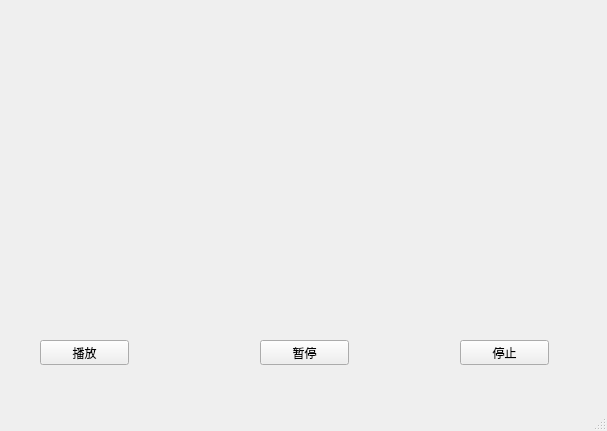
<?xml version="1.0" encoding="UTF-8"?>
<ui version="4.0">
 <class>playerwindow</class>
 <widget class="QMainWindow" name="playerwindow">
  <property name="geometry">
   <rect>
    <x>0</x>
    <y>0</y>
    <width>607</width>
    <height>431</height>
   </rect>
  </property>
  <property name="windowTitle">
   <string>MainWindow</string>
  </property>
  <widget class="QWidget" name="centralwidget">
   <widget class="QPushButton" name="btn_start_play_video">
    <property name="geometry">
     <rect>
      <x>40</x>
      <y>340</y>
      <width>89</width>
      <height>25</height>
     </rect>
    </property>
    <property name="text">
     <string>播放</string>
    </property>
   </widget>
   <widget class="QPushButton" name="btn_pause_video">
    <property name="geometry">
     <rect>
      <x>260</x>
      <y>340</y>
      <width>89</width>
      <height>25</height>
     </rect>
    </property>
    <property name="text">
     <string>暂停</string>
    </property>
   </widget>
   <widget class="QPushButton" name="btn_stop_video">
    <property name="geometry">
     <rect>
      <x>460</x>
      <y>340</y>
      <width>89</width>
      <height>25</height>
     </rect>
    </property>
    <property name="text">
     <string>停止</string>
    </property>
   </widget>
   <widget class="QWidget" name="widget" native="true">
    <property name="geometry">
     <rect>
      <x>30</x>
      <y>10</y>
      <width>551</width>
      <height>231</height>
     </rect>
    </property>
   </widget>
   <widget class="QWidget" name="widget_2" native="true">
    <property name="geometry">
     <rect>
      <x>40</x>
      <y>250</y>
      <width>511</width>
      <height>71</height>
     </rect>
    </property>
   </widget>
  </widget>
  <widget class="QMenuBar" name="menubar">
   <property name="geometry">
    <rect>
     <x>0</x>
     <y>0</y>
     <width>607</width>
     <height>28</height>
    </rect>
   </property>
  </widget>
  <widget class="QStatusBar" name="statusbar"/>
 </widget>
 <resources/>
 <connections/>
</ui>
